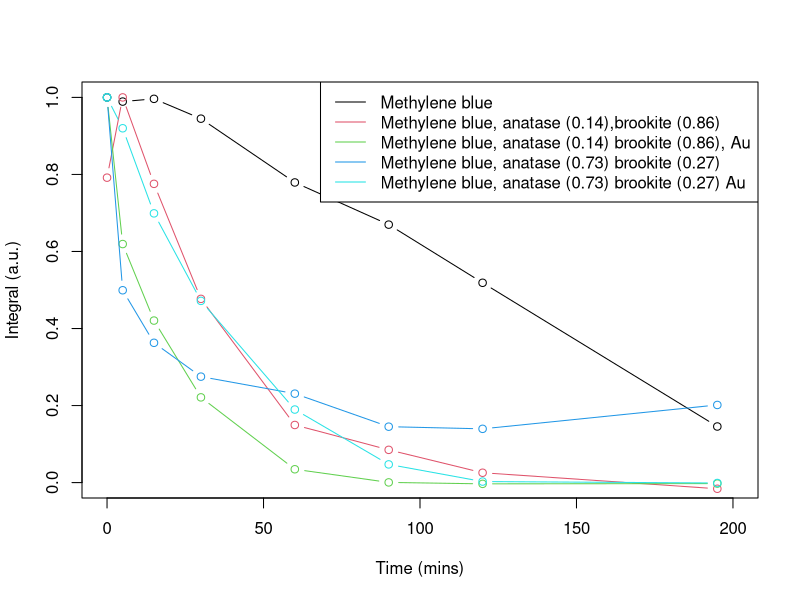

Source code (R):
# Here we calculate the integrals in the region 625-680nm
# for the normalized datasets.

# Read all the data files
mb_norm               <- read.table("Methylene_blue_normalized.dat", header = TRUE)
mbAn0.14Br0.86_norm   <- read.table("Methylene_blue_anatase0.14_brookite0.86_normalized.dat", header = TRUE)
mbAn0.14Br0.86Au_norm <- read.table("Methylene_blue_anatase0.14_brookite0.86_Au_normalized.dat", header = TRUE)
mbAn0.73Br0.27_norm   <- read.table("Methylene_blue_anatase0.73_brookite0.27_normalized.dat", header = TRUE)
mbAn0.73Br0.27Au_norm <- read.table("Methylene_blue_anatase0.73_brookite0.27_Au_normalized.dat", header = TRUE)

# Interpolate the datasets into splines
mb_spl               <- apply(mb_norm[,-1], 2, splinefun, x = mb_norm$Wavelength)
mbAn0.14Br0.86_spl   <- apply(mbAn0.14Br0.86_norm[,-1], 2, splinefun, x = mbAn0.14Br0.86_norm$Wavelength)
mbAn0.14Br0.86Au_spl <- apply(mbAn0.14Br0.86Au_norm[,-1], 2, splinefun, x = mbAn0.14Br0.86Au_norm$Wavelength)
mbAn0.73Br0.27_spl   <- apply(mbAn0.73Br0.27_norm[,-1], 2, splinefun, x = mbAn0.73Br0.27_norm$Wavelength)
mbAn0.73Br0.27Au_spl <- apply(mbAn0.73Br0.27Au_norm[,-1], 2, splinefun, x = mbAn0.73Br0.27Au_norm$Wavelength)

# Integrate
low_limit <- 625
up_limit  <- 680
tol <- 1e-3
mb_int               <- lapply(mb_spl, integrate, lower = low_limit, upper = up_limit, subdivisions = 300, rel.tol = tol)
mbAn0.14Br0.86_int   <- lapply(mbAn0.14Br0.86_spl, integrate, lower = low_limit, upper = up_limit, subdivisions = 300, rel.tol = tol)
mbAn0.14Br0.86Au_int <- lapply(mbAn0.14Br0.86Au_spl, integrate, lower = low_limit, upper = up_limit, subdivisions = 300, rel.tol = tol)
mbAn0.73Br0.27_int   <- lapply(mbAn0.73Br0.27_spl, integrate, lower = low_limit, upper = up_limit, subdivisions = 300, rel.tol = tol)
mbAn0.73Br0.27Au_int <- lapply(mbAn0.73Br0.27Au_spl, integrate, lower = low_limit, upper = up_limit, subdivisions = 300, rel.tol = tol)

# Get only the values
mb_int_val <- sapply(mb_int, function(x) x$value)
mbAn0.14Br0.86_int_val <- sapply(mbAn0.14Br0.86_int, function(x) x$value)
mbAn0.14Br0.86Au_int_val <- sapply(mbAn0.14Br0.86Au_int, function(x) x$value)
mbAn0.73Br0.27_int_val <- sapply(mbAn0.73Br0.27_int, function(x) x$value)
mbAn0.73Br0.27Au_int_val <- sapply(mbAn0.73Br0.27Au_int, function(x) x$value)

# Join them in a reversed way
ints <- data.frame(c(0,5,15,30,60,90,120,195),
                   rev(mb_int_val),
                   rev(mbAn0.14Br0.86_int_val),
                   rev(mbAn0.14Br0.86Au_int_val),
                   rev(mbAn0.73Br0.27_int_val),
                   rev(mbAn0.73Br0.27Au_int_val))
row.names(ints) <- NULL
names(ints) <- c("time",
                 "Methylene_blue", 
                 "Methylene_blue_anatase0.14_brookite0.86", 
                 "Methylene_blue_anatase0.14_brookite0.86_Au", 
                 "Methylene_blue_anatase0.73_brookite0.27",
                 "Methylene_blue_anatase0.73_brookite0.27_Au")

# Normalize by the maximum value
maxs <- apply(ints, 2, max)
ints <- sweep(ints, 2, maxs, "/")
ints[1] <- c(0,5,15,30,60,90,120,195)
# Plots
pal <- palette(rainbow(5))

png(filename = "Integrals.png", width = 600, height = 450, units = "px")
plot(ints$time, ints$Methylene_blue, type = "n", 
     xlim=c(0,200), ylim=c(0,1), xlab = "Time (mins)", ylab = "Integral (a.u.)")
points(ints$time, ints$Methylene_blue, col = pal[1], type = "b")
points(ints$time, ints$Methylene_blue_anatase0.14_brookite0.86, col = pal[2], type = "b")
points(ints$time, ints$Methylene_blue_anatase0.14_brookite0.86_Au, col = pal[3], type = "b")
points(ints$time, ints$Methylene_blue_anatase0.73_brookite0.27, col = pal[4], type = "b")
points(ints$time, ints$Methylene_blue_anatase0.73_brookite0.27_Au, col = pal[5], type = "b")
legend("topright", col = pal, legend = c("Methylene blue", 
                                         "Methylene blue, anatase (0.14),brookite (0.86)", 
                                         "Methylene blue, anatase (0.14) brookite (0.86), Au", 
                                         "Methylene blue, anatase (0.73) brookite (0.27)",
                                         "Methylene blue, anatase (0.73) brookite (0.27) Au"), lwd = 1)
dev.off()